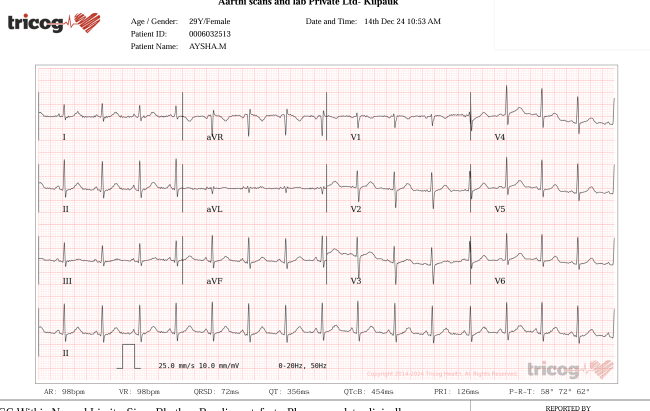
#> input picture abcd.png, 1299 x 821 px (shown at 1/2 size)
$ python process.py
#> lines starting #> are read from the running program, lines starting #| are printed output that depends on the picture; after the words box and inside, x2 and y2 are one past the last pixel; in counts of white or black regions, pixels touching at a corner belong together
import cv2
import numpy as np
import matplotlib.pyplot as plt
import math
import pandas as pd

# === 1. Read and Threshold Image ===
image_path = 'abcd.png'
image_color = cv2.imread(image_path)
#> image_color is the input picture: shape (821, 1299, 3); mean B, G, R 240.7, 240.7, 249.1
img_gray = cv2.cvtColor(image_color, cv2.COLOR_BGR2GRAY)

# === 2. Otsu Thresholding ===
ret, thresh = cv2.threshold(img_gray, 0, 255, cv2.THRESH_BINARY + cv2.THRESH_OTSU)
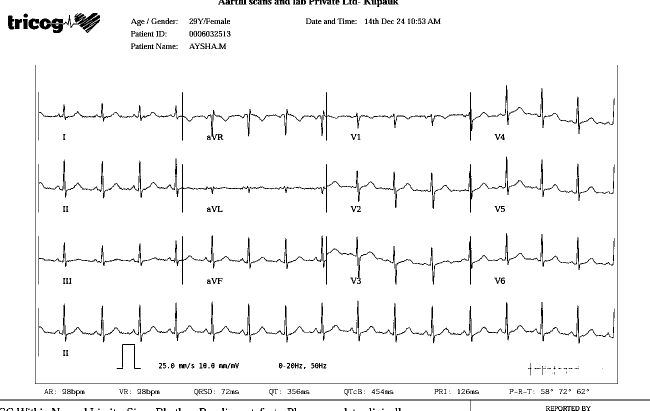
#> thresh: shape (821, 1299) (shown at 1/2 size); 96.3% white; black in thin lines or dots
#> ret = 180
plt.imshow(thresh, cmap='gray')
plt.title('Otsu Thresholded Image')
plt.show()

# === 3. Histogram and Optimal Thresholding ===
def Hist(img):
    y = np.zeros(256)
    for val in img.flatten():
        y[val] += 1
    x = np.arange(0, 256)
    plt.bar(x, y, color='b', width=5, alpha=0.25)
    plt.title('Histogram')
    plt.show()
    return y

threshold_values = {}
def countPixel(h): return np.sum(h > 0)
def weight(h, s, e): return np.sum(h[s:e])
def mean(h, s, e): return np.sum([i * h[i] for i in range(s, e)]) / weight(h, s, e) if weight(h, s, e) else 0
def variance(h, s, e):
    m = mean(h, s, e)
    w = weight(h, s, e)
    return np.sum([(i - m) ** 2 * h[i] for i in range(s, e)]) / w if w else 0

def compute_threshold(h):
    cnt = countPixel(h)
    for i in range(1, len(h)):
        vb = variance(h, 0, i)
        wb = weight(h, 0, i) / cnt
        vf = variance(h, i, len(h))
        wf = weight(h, i, len(h)) / cnt
        V2w = wb * vb**2 + wf * vf**2
        if not math.isnan(V2w): threshold_values[i] = V2w

def regenerate_img(img, threshold):
    return np.where(img >= threshold, 255, 0).astype(np.uint8)

h = Hist(img_gray)
#> after the loop in Hist, `for val in img.flatten():`: y = 256 values, max 514040 at index 255, min 21 at index 7, mean 4165.9
#> in Hist, `plt.show()`:
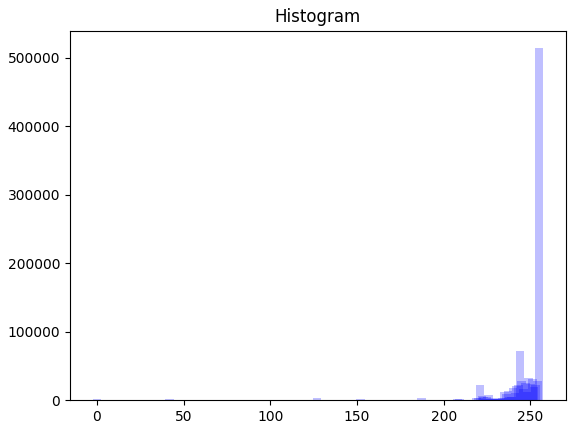
#> figure drawn by matplotlib, 1 panel; tallest bar 514040 high, from x = 252.5 to 257.5
#> h has the same summary as y in Hist
compute_threshold(h)
#> in compute_threshold, `cnt = countPixel(h)`: cnt = 256
#> the loop in compute_threshold, `for i in range(1, len(h)):` made 255 passes
#> (vb, wb, vf, wf, V2w) on passes 1 to 3: (0, 5.79, 753.7, 4160.1, 2.36e+09), (0.0316, 5.99, 751, 4159.9, 2.35e+09), (0.111, 6.12, 749.2, 4159.8, 2.33e+09)
opt_thresh = min(threshold_values, key=threshold_values.get)
print("[✅] Optimal threshold:", opt_thresh)
#| [✅] Optimal threshold: 141

res = regenerate_img(img_gray, opt_thresh)
#> in regenerate_img, `return np.where(img >= threshold, 255, 0).astype(np.uint8)`:
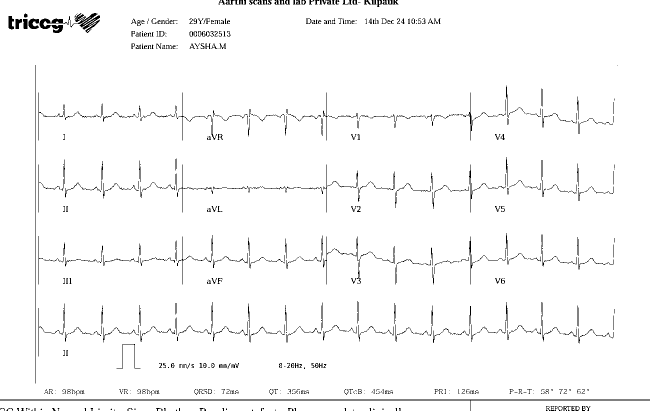
#> returned value: shape (821, 1299) (shown at 1/2 size); 97.4% white; black in thin lines or dots
plt.imshow(res, cmap='gray')
plt.title('Custom Threshold Image')
plt.show()

# === 4. Denoising ===
noisy = np.float32(res) + np.random.randn(*res.shape) * 10
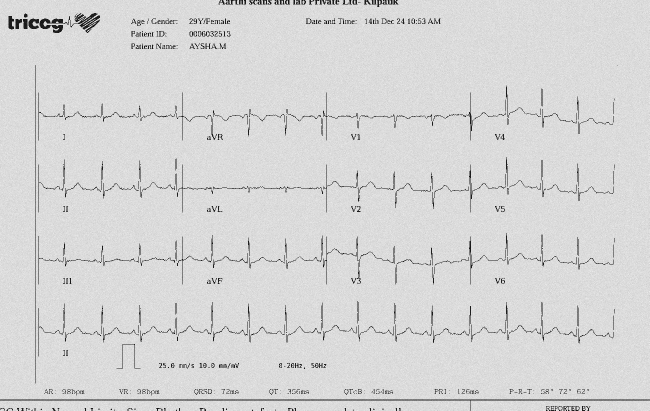
#> noisy: shape (821, 1299) float64 (shown at 1/2 size); min -37.97, max 302.2, mean 248.5; drawn with min black and max white
noisy = np.clip(noisy, 0, 255).astype(np.uint8)
dst = cv2.fastNlMeansDenoising(noisy, None, 3, 7, 21)

# === ✅ Use Correct Coordinates from XML (xmin, ymin, xmax, ymax) ===
x1 = 101
y1 = 606
x2 = 1358
y2 = 795
crop_img = dst[y1:y2, x1:x2]
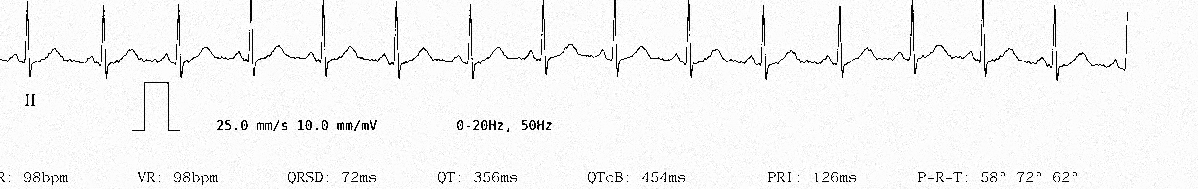
#> crop_img: shape (189, 1198); min 0, max 255, mean 244.5


cv2.imwrite('cropped_ecg_leadII.png', crop_img)
print("[✅] Saved cropped image as 'cropped_ecg_leadII.png'")

# === 5. Remove Small Noise Dots ===
for i in range(5, crop_img.shape[0] - 5):
    for j in range(5, crop_img.shape[1] - 5):
        if crop_img[i, j] == 0:
            window = crop_img[i - 5:i + 5, j - 5:j + 5]
            if np.sum(window == 0) < 5:
                crop_img[i, j] = 255
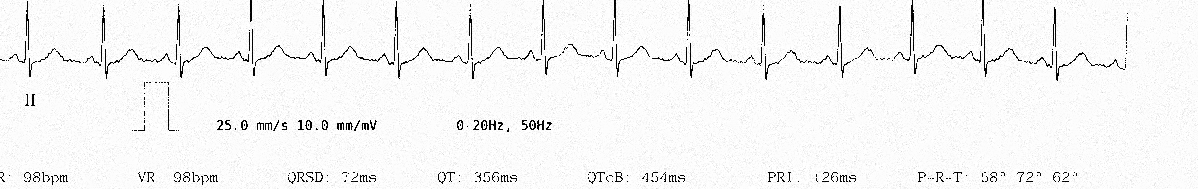
#> crop_img: shape (189, 1198); 0.09% of pixels changed, all inside (x1, y1, x2, y2) = (5, 5, 1128, 182)

plt.imshow(crop_img, cmap='gray')
plt.title("Cleaned ECG Strip")
plt.show()

# === 6. Trace Digitization ===
signal = []
for col in range(crop_img.shape[1]):
    col_vals = crop_img[:, col]
    black_pixels = np.where(col_vals == 0)[0]
    signal.append(black_pixels[0] if len(black_pixels) > 0 else (signal[-1] if signal else 0))

plt.plot(signal)
plt.title("Extracted Signal (from top)")
plt.grid(True)
plt.show()
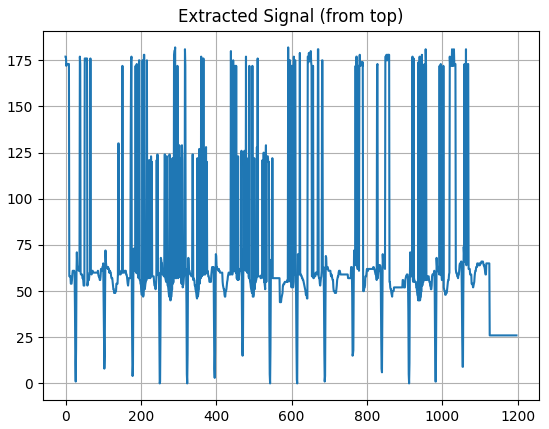
#> figure drawn by matplotlib, 1 panel; curve peaks at x = 291, y = 182

# === 7. Export to CSV ===
pd.DataFrame({'Lead_I': signal}).to_csv('digitized_trace.csv', index=False)
print("[✅] Saved digitized_trace.csv")
